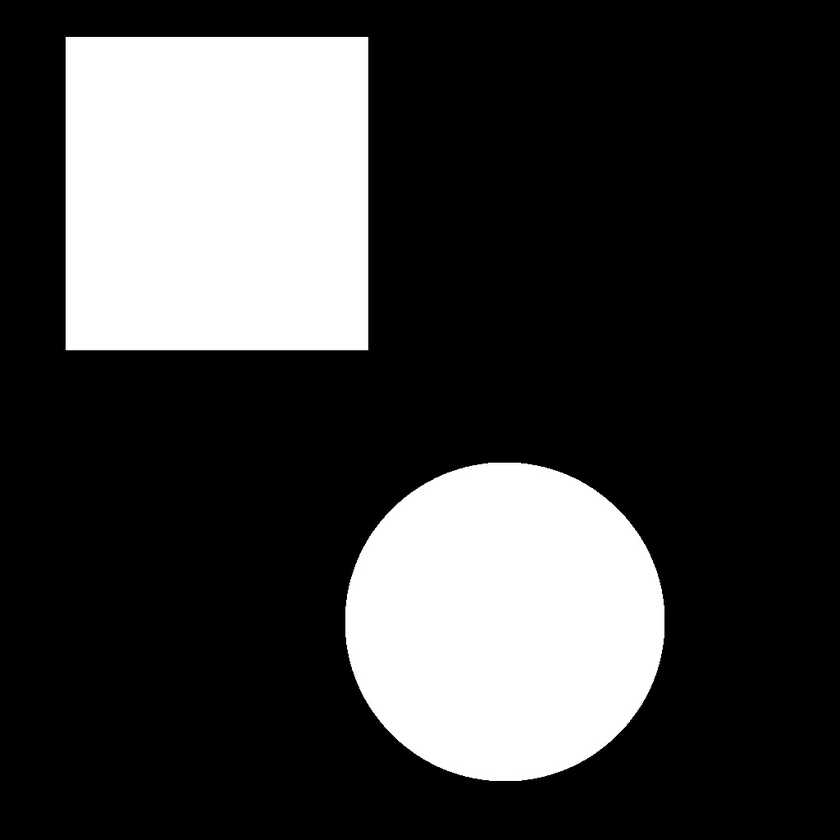
#> input picture Pattern Recognition/e.pgm, 840 x 840 px, shrunk from 1024 x 1024 before the run, given in place of e.jpg, which was not available
$ python image_recog.py
#> lines starting #> are read from the running program, lines starting #| are printed output that depends on the picture; after the words box and inside, x2 and y2 are one past the last pixel; in counts of white or black regions, pixels touching at a corner belong together; pictures that were not available may be replaced by others from this repository, and a replacement may not be noted
import cv2
import numpy as np

class Shape:
    PI = np.pi

    def __init__(self, area, perimeter):
        self.area = area
        self.perimeter = perimeter

    def calculate_r(self):
        return (4 * self.PI * self.area) / (self.perimeter * self.perimeter)

    def recognize_object(self):
        r = self.calculate_r()

        if np.abs(r - (self.PI / 4)) < 1e-1:
            return "Square"
        else:
            return "Circular"

def compute_perimeter(label, labeled_image):
    mask = (labeled_image == label).astype(np.uint8)

    contours, _ = cv2.findContours(mask, cv2.RETR_EXTERNAL, cv2.CHAIN_APPROX_SIMPLE)

    perimeter = 0
    for contour in contours:
        perimeter += cv2.arcLength(contour, closed=True)

    return perimeter

def main():
    # Load the image
    image = cv2.imread('e.jpg', cv2.IMREAD_GRAYSCALE)
#> image is the input picture: shape (840, 840); min 0, max 255, mean 63.2

    if image is None:
        print("Error: Image not found!")
        return

    # Threshold the image
    _, binary_image = cv2.threshold(image, 20, 255, cv2.THRESH_BINARY)
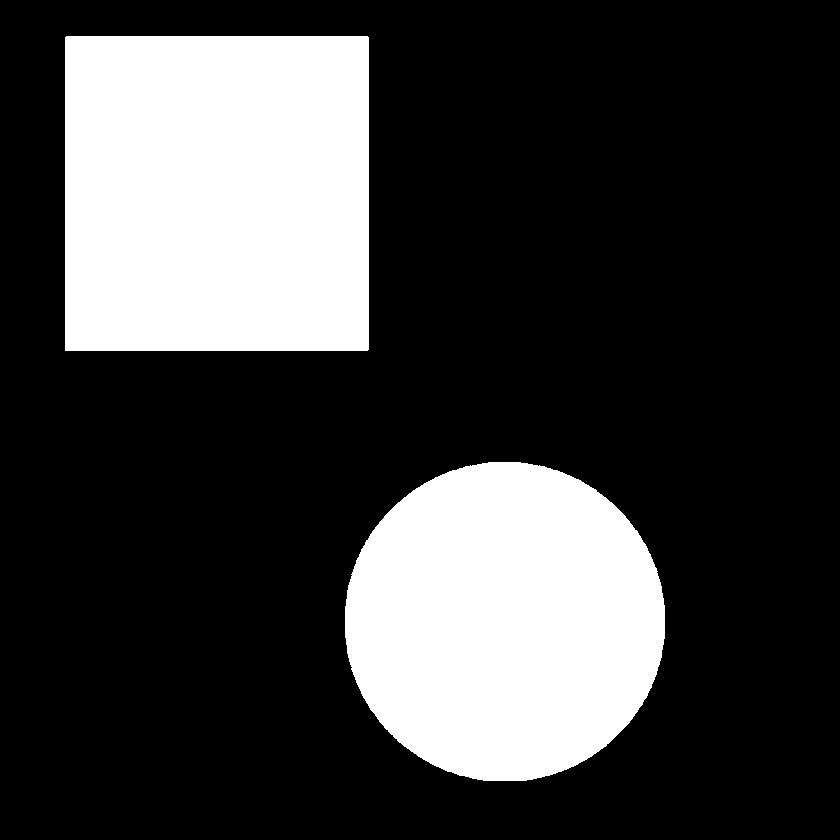
#> binary_image: shape (840, 840); 25% white; 2 white regions, box (x1, y1, x2, y2) and area: (65, 36, 369, 351) 95757, (345, 462, 665, 781) 80583

    # Apply connected components labeling
    _, labeled_image, _, _ = cv2.connectedComponentsWithStats(binary_image, connectivity=8)
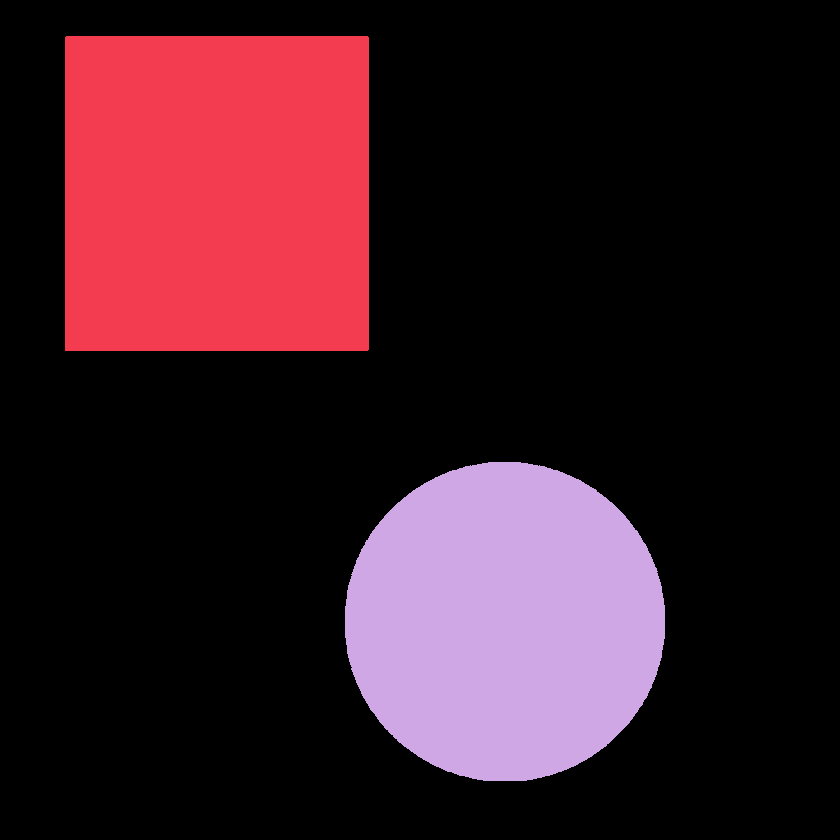
#> labeled_image: shape (840, 840) int32; 3 distinct labels, from 0 to 2; one colour per label, 0 black

    # Compute attributes and recognize objects
    num_labels = labeled_image.max() + 1
#> num_labels = 3
    for label in range(1, num_labels):
        area = np.sum(labeled_image == label)
        perimeter = compute_perimeter(label, labeled_image)

        shape = Shape(area, perimeter)
        object_type = shape.recognize_object()

        print(f"Object {label}: {object_type}")
#> this loop made 2 passes
#> (area, perimeter, r in recognize_object, object_type) on passes 1 to 2: (95757, 1232.2, 0.792, 'Square'), (80583, 1064.9, 0.893, 'Circular')
#| Object 1: Square
#| Object 2: Circular
#> pass 1, in compute_perimeter, `mask = (labeled_image == label).astype(np.uint8)`:
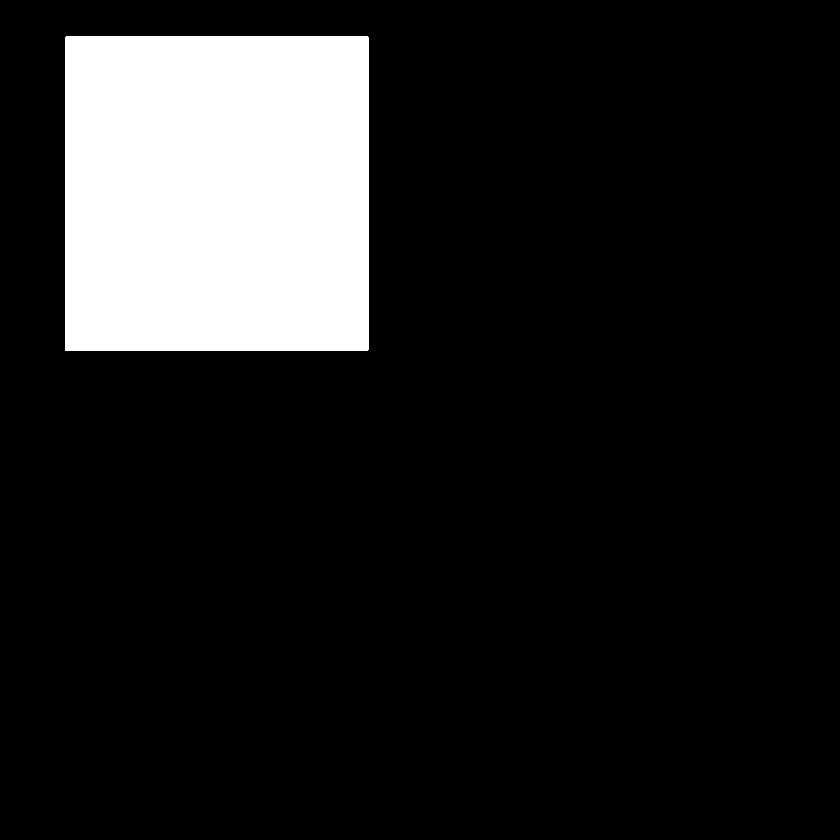
#> mask: shape (840, 840); values 0 (black) and 1 (white), 13.6% white; 1 white region, box (x1, y1, x2, y2) and area: (65, 36, 369, 351) 95757
#> pass 2, in compute_perimeter (call 2), `mask = (labeled_image == label).astype(np.uint8)`:
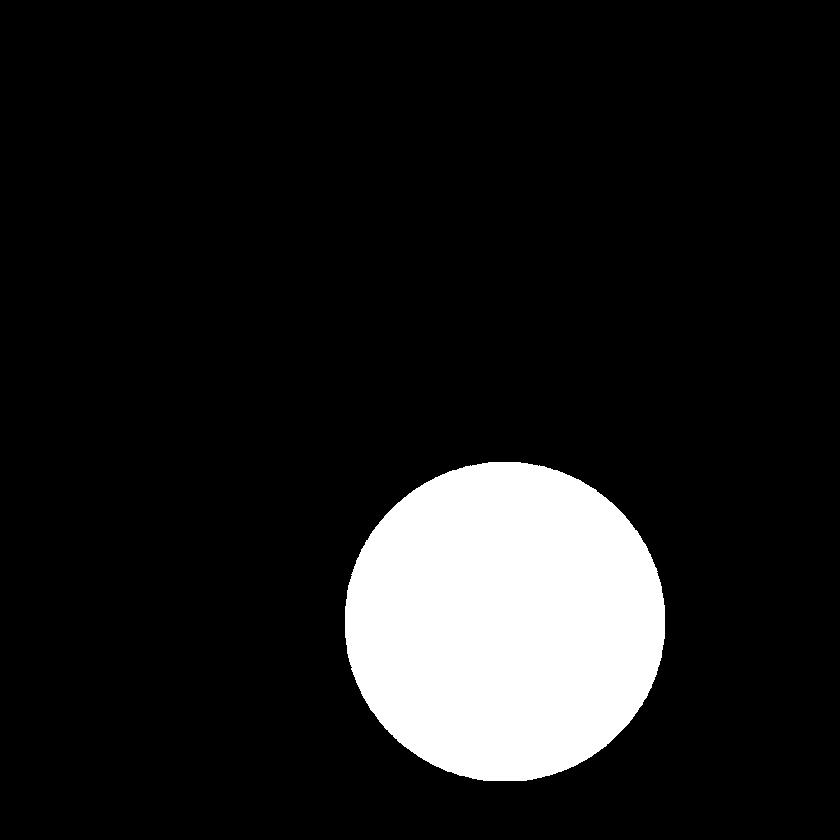
#> mask: shape (840, 840); values 0 (black) and 1 (white), 11.4% white; 1 white region, box (x1, y1, x2, y2) and area: (345, 462, 665, 781) 80583

if __name__ == "__main__":
    main()
